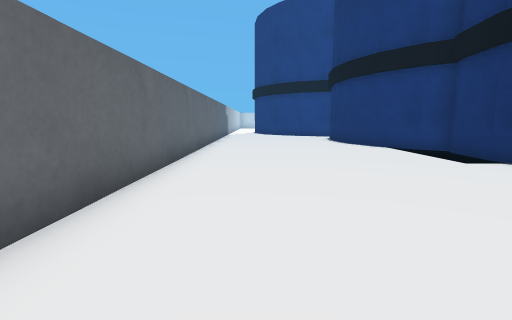
[1] (above)

18 first-person views from a walk through a Webots world. The camera is 0.05 m above the floor, tilts 8° down and sees 85° across. The floor is counted in squares, 0.05 m on a side. Each view is taken from the middle of a square. On the plan, view 1 faces up. The plan holds only what a view shows up to about 11 squares ahead; the rest is blank. The place goes on beyond the plan. Robots are left out. Simple shapes and patterns stand in for the simulator's stock objects.

[2]
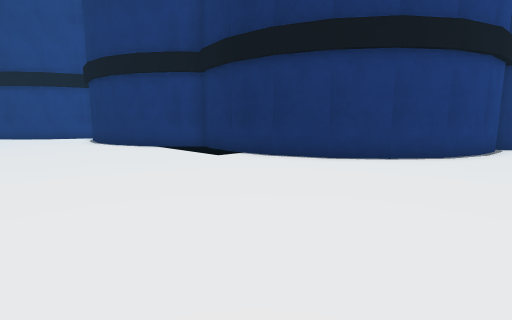

[3]
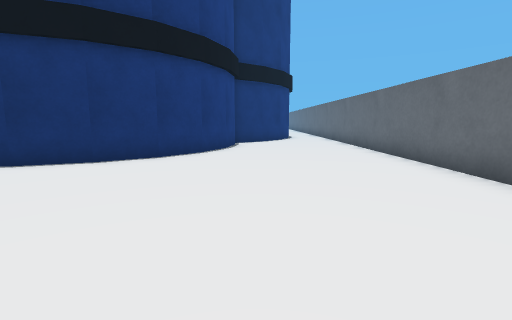

[4]
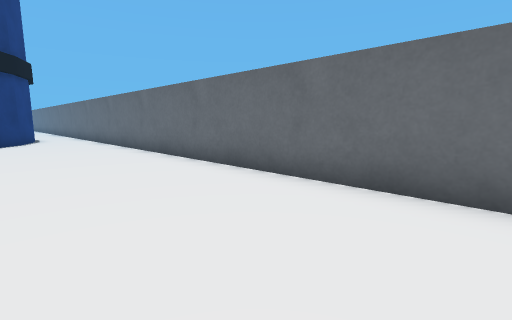

[5]
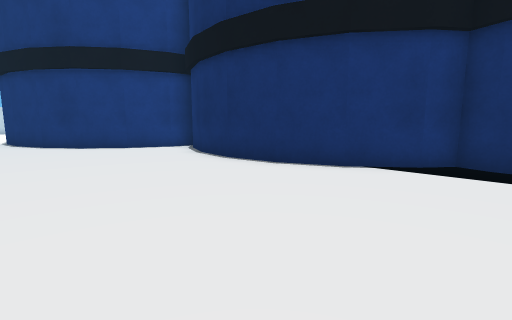

[6]
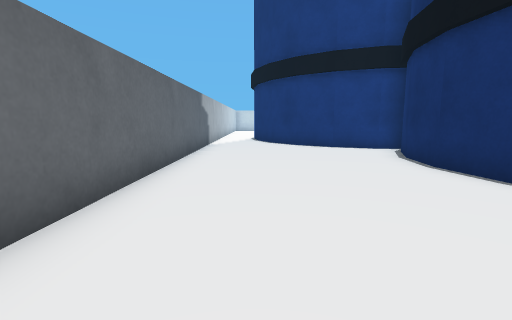

[7]
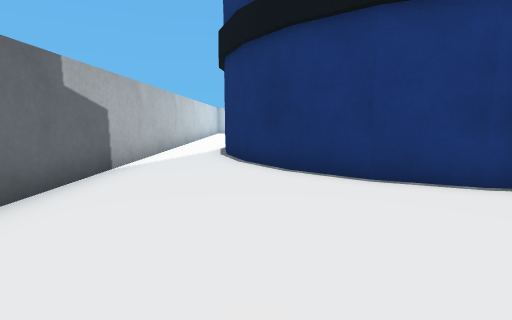

[8]
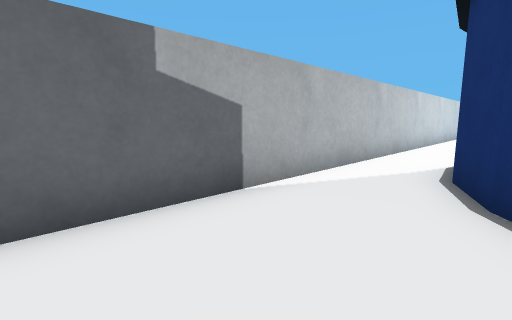

[9]
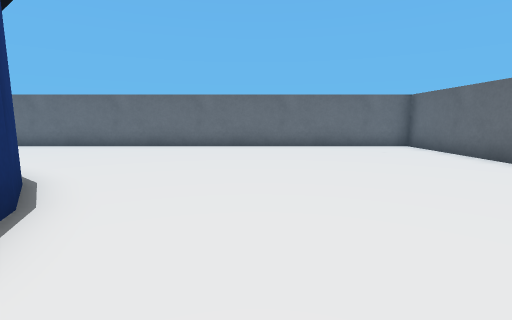

[10]
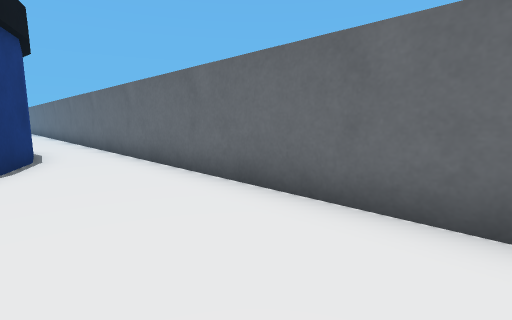

[11]
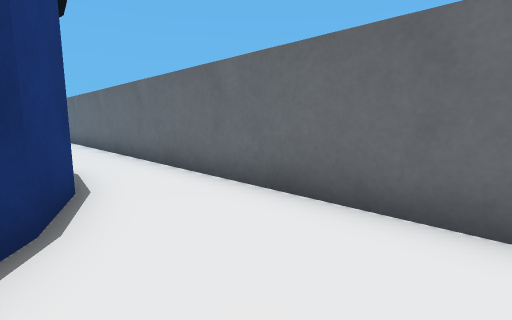

[12]
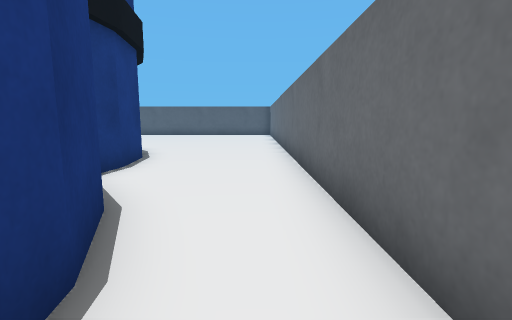

[13]
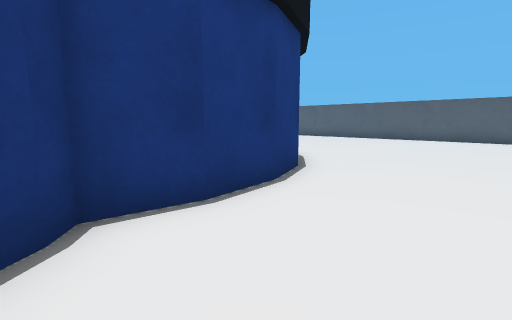

[14]
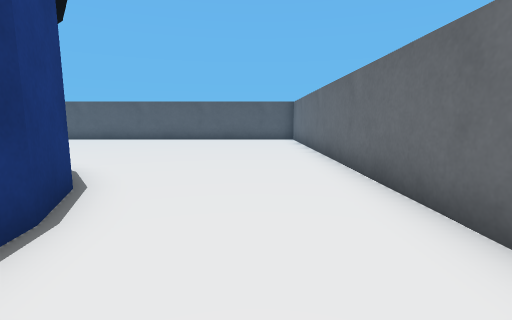

[15]
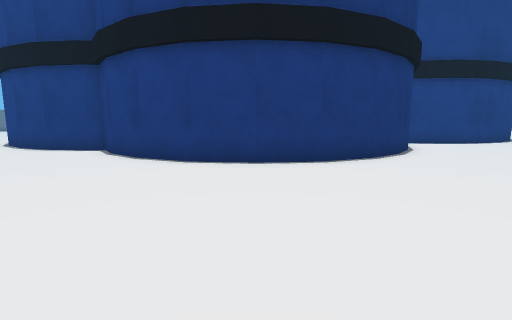

[16]
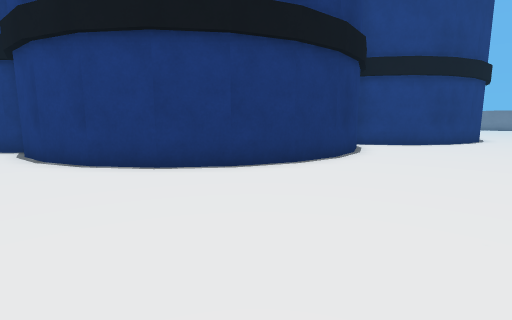

[17]
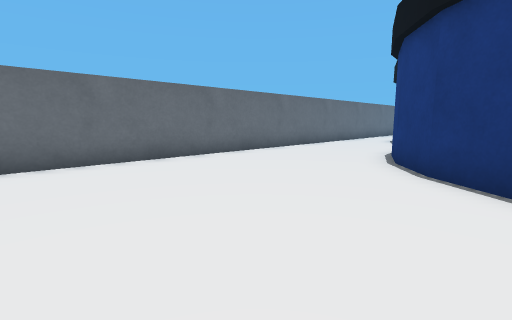

[18]
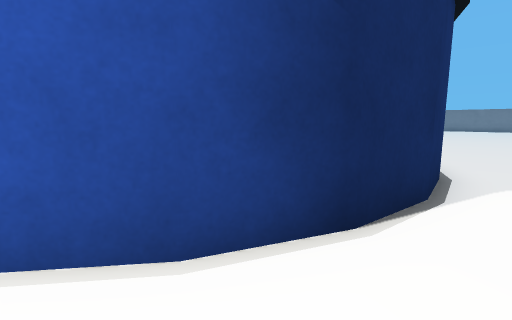

### Floor plan
Key: @ floor where view 1 was taken; # wall or solid block; . floor; B barrel.
Columns run from 2 left of view 1 to 34 right of it. Each row starts with its distance up from view 1.
 28 #..B
 27 #..B
 26 #.BB
 25 #.B
 24 #.B
 23 #.B
 22 #.BB
 21 #..B
 20 #..BB
 19 #...BBB
 18 #.....BB
 17 #......B
 16 #.....B
 15 #.....B
 14 #.....B
 13 #.....B                          B
 12 #.....BB                        BB..
 11 #......B                       BB...
 10 #......BB                       ....
  9 #.......B                      B.....
  8 #.......B                       B....
  7 #.......B                       B....
  6 #.......B                       B....
  5 #.......BB                      B....
  4 #........B                     BB....
  3 #........BB                    B.....
  2 #.........BBB                 BB.....
  1 #...........BBB#            BBB......
  0 #.@...........          #BBBB........
 -1 #...............###   ###............
 -2 #.................#####..............
 -3 #....................................
 -4 #####################################

Positions as (right, up) in squares from view 1, and headings:
1: (0, 0), facing up
2: (0, 0), facing up-right
3: (0, 0), facing right
4: (0, 0), facing down-right
5: (-1, 8), facing up-right
6: (0, 8), facing up
7: (1, 14), facing up
8: (1, 17), facing up-left
9: (4, 7), facing down
10: (8, -1), facing down-right
11: (12, -1), facing down-right
12: (18, -3), facing right
13: (22, -3), facing up-right
14: (23, -2), facing right
15: (33, -3), facing up-left
16: (34, -1), facing up-left
17: (34, 3), facing down-left
18: (-1, 28), facing down-right
